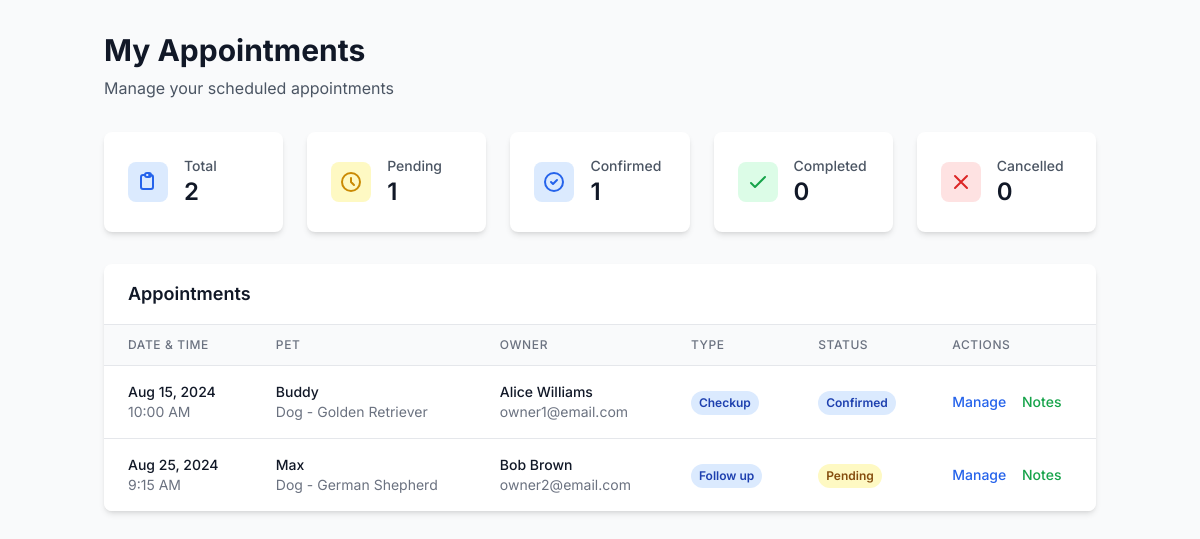
The app's page /manage_appointments.php (signed in) with its own data.
### tables this page shows
CREATE TABLE appointments (
    id INT AUTO_INCREMENT PRIMARY KEY,
    pet_id INT NOT NULL,
    veterinarian_id INT NOT NULL,
    owner_id INT NOT NULL,
    appointment_date DATETIME NOT NULL,
    duration_minutes INT DEFAULT 30,
    duration INT DEFAULT 30,  
    appointment_type ENUM('checkup', 'vaccination', 'emergency', 'surgery', 'consultation', 'follow_up') DEFAULT 'checkup',
    purpose TEXT,
    status ENUM('pending', 'confirmed', 'in_progress', 'completed', 'cancelled', 'no_show') DEFAULT 'pending',
    cancellation_reason TEXT,
    notes TEXT,
    reminder_sent BOOLEAN DEFAULT FALSE,
    cost DECIMAL(10,2),
    payment_status ENUM('pending', 'paid', 'overdue') DEFAULT 'pending',
    created_at TIMESTAMP DEFAULT CURRENT_TIMESTAMP,
    updated_at TIMESTAMP DEFAULT CURRENT_TIMESTAMP ON UPDATE CURRENT_TIMESTAMP,
    FOREIGN KEY (pet_id) REFERENCES pets(id) ON DELETE CASCADE,
    FOREIGN KEY (veterinarian_id) REFERENCES users(id) ON DELETE CASCADE,
    FOREIGN KEY (owner_id) REFERENCES users(id) ON DELETE CASCADE
);

CREATE TABLE pets (
    id INT AUTO_INCREMENT PRIMARY KEY,
    owner_id INT NOT NULL,
    name VARCHAR(100) NOT NULL,
    species VARCHAR(50) NOT NULL,
    breed VARCHAR(100),
    gender ENUM('male', 'female', 'unknown') DEFAULT 'unknown',
    dob DATE,
    weight DECIMAL(5,2),  
    color VARCHAR(100),
    microchip_id VARCHAR(50) UNIQUE,
    is_spayed_neutered BOOLEAN DEFAULT FALSE,
    allergies TEXT,
    medications TEXT,
    special_needs TEXT,
    notes TEXT,  
    emergency_contact VARCHAR(255),
    emergency_phone VARCHAR(20),
    photo_url VARCHAR(500),
    is_active BOOLEAN DEFAULT TRUE,
    created_at TIMESTAMP DEFAULT CURRENT_TIMESTAMP,
    updated_at TIMESTAMP DEFAULT CURRENT_TIMESTAMP ON UPDATE CURRENT_TIMESTAMP,
    FOREIGN KEY (owner_id) REFERENCES users(id) ON DELETE CASCADE
);

CREATE TABLE users (
    id INT AUTO_INCREMENT PRIMARY KEY,
    email VARCHAR(255) UNIQUE NOT NULL,
    password VARCHAR(255) NOT NULL,
    role ENUM('pet_owner', 'veterinarian', 'admin') DEFAULT 'pet_owner',
    name VARCHAR(255),  
    first_name VARCHAR(100) NOT NULL,
    last_name VARCHAR(100) NOT NULL,
    phone VARCHAR(20),
    address TEXT,
    city VARCHAR(100),
    state VARCHAR(50),
    zip_code VARCHAR(10),
    bio TEXT,
    emergency_contact VARCHAR(255),
    emergency_phone VARCHAR(20),
    is_active BOOLEAN DEFAULT TRUE,
    email_verified BOOLEAN DEFAULT FALSE,
    last_login TIMESTAMP NULL,
    notification_preferences JSON,
    privacy_settings JSON,
    deletion_requested BOOLEAN DEFAULT FALSE,
    deletion_reason TEXT,
    deletion_requested_at TIMESTAMP NULL,
    created_at TIMESTAMP DEFAULT CURRENT_TIMESTAMP,
    updated_at TIMESTAMP DEFAULT CURRENT_TIMESTAMP ON UPDATE CURRENT_TIMESTAMP
);

### manage_appointments.php (the view, shortened to what this page needs)
<?php
require_once 'db.php';
$user_id = $_SESSION['user_id'];
$user_role = $_SESSION['role'];
if ($user_role === 'veterinarian') {
    $appointments_query = "
        SELECT a.*,
               p.name as pet_name, p.species, p.breed,
               u.first_name, u.last_name, u.email, u.phone,
               vet.first_name as vet_first_name, vet.last_name as vet_last_name
        FROM appointments a
        JOIN pets p ON a.pet_id = p.id
        JOIN users u ON a.owner_id = u.id
        JOIN users vet ON a.veterinarian_id = vet.id
        WHERE a.veterinarian_id = ?
        ORDER BY a.appointment_date ASC, a.status ASC
    ";
    $stmt = $conn->prepare($appointments_query);
    $stmt->bind_param("i", $user_id);
}
$stmt->execute();
$appointments = $stmt->get_result()->fetch_all(MYSQLI_ASSOC);
if ($user_role === 'veterinarian') {
    $stats_query = "
        SELECT
            COUNT(*) as total,
            SUM(CASE WHEN status = 'pending' THEN 1 ELSE 0 END) as pending,
            SUM(CASE WHEN status = 'confirmed' THEN 1 ELSE 0 END) as confirmed,
            SUM(CASE WHEN status = 'completed' THEN 1 ELSE 0 END) as completed,
            SUM(CASE WHEN status = 'cancelled' THEN 1 ELSE 0 END) as cancelled
        FROM appointments
        WHERE veterinarian_id = ?
    ";
    $stats_stmt = $conn->prepare($stats_query);
    $stats_stmt->bind_param("i", $user_id);
}
$stats_stmt->execute();
$stats = $stats_stmt->get_result()->fetch_assoc();
?>
<!DOCTYPE html>
<html lang="en">
<head>
    <script src="https://cdn.tailwindcss.com"></script>
</head>
<body class="bg-gray-50">
    <div class="container mx-auto px-4 py-8">
        <div class="mb-8">
            <h1 class="text-3xl font-bold text-gray-900 mb-2">
                <?php echo $user_role === 'admin' ? 'All Appointments' : 'My Appointments'; ?>
            </h1>
            <p class="text-gray-600">
                <?php echo $user_role === 'admin' ? 'Manage all appointments in the system' : 'Manage your scheduled appointments'; ?>
            </p>
        </div>
        <div class="grid grid-cols-1 md:grid-cols-5 gap-6 mb-8">
            <div class="bg-white rounded-lg shadow-md p-6">
                <div class="flex items-center">
                    <div class="p-2 bg-blue-100 rounded-lg">
                        <svg class="w-6 h-6 text-blue-600" fill="none" stroke="currentColor" viewBox="0 0 24 24">
                            <path stroke-linecap="round" stroke-linejoin="round" stroke-width="2" d="M9 5H7a2 2 0 00-2 2v10a2 2 0 002 2h8a2 2 0 002-2V7a2 2 0 00-2-2h-2M9 5a2 2 0 002 2h2a2 2 0 002-2M9 5a2 2 0 012-2h2a2 2 0 012 2"></path>
                        </svg>
                    </div>
                    <div class="ml-4">
                        <p class="text-sm font-medium text-gray-600">Total</p>
                        <p class="text-2xl font-semibold text-gray-900"><?php echo $stats['total']; ?></p>
                    </div>
                </div>
            </div>
            <div class="bg-white rounded-lg shadow-md p-6">
                <div class="flex items-center">
                    <div class="p-2 bg-yellow-100 rounded-lg">
                        <svg class="w-6 h-6 text-yellow-600" fill="none" stroke="currentColor" viewBox="0 0 24 24">
                            <path stroke-linecap="round" stroke-linejoin="round" stroke-width="2" d="M12 8v4l3 3m6-3a9 9 0 11-18 0 9 9 0 0118 0z"></path>
                        </svg>
                    </div>
                    <div class="ml-4">
                        <p class="text-sm font-medium text-gray-600">Pending</p>
                        <p class="text-2xl font-semibold text-gray-900"><?php echo $stats['pending']; ?></p>
                    </div>
                </div>
            </div>
            <div class="bg-white rounded-lg shadow-md p-6">
                <div class="flex items-center">
                    <div class="p-2 bg-blue-100 rounded-lg">
                        <svg class="w-6 h-6 text-blue-600" fill="none" stroke="currentColor" viewBox="0 0 24 24">
                            <path stroke-linecap="round" stroke-linejoin="round" stroke-width="2" d="M9 12l2 2 4-4m6 2a9 9 0 11-18 0 9 9 0 0118 0z"></path>
                        </svg>
                    </div>
                    <div class="ml-4">
                        <p class="text-sm font-medium text-gray-600">Confirmed</p>
                        <p class="text-2xl font-semibold text-gray-900"><?php echo $stats['confirmed']; ?></p>
                    </div>
                </div>
            </div>
            <div class="bg-white rounded-lg shadow-md p-6">
                <div class="flex items-center">
                    <div class="p-2 bg-green-100 rounded-lg">
                        <svg class="w-6 h-6 text-green-600" fill="none" stroke="currentColor" viewBox="0 0 24 24">
                            <path stroke-linecap="round" stroke-linejoin="round" stroke-width="2" d="M5 13l4 4L19 7"></path>
                        </svg>
                    </div>
                    <div class="ml-4">
                        <p class="text-sm font-medium text-gray-600">Completed</p>
                        <p class="text-2xl font-semibold text-gray-900"><?php echo $stats['completed']; ?></p>
                    </div>
                </div>
            </div>
            <div class="bg-white rounded-lg shadow-md p-6">
                <div class="flex items-center">
                    <div class="p-2 bg-red-100 rounded-lg">
                        <svg class="w-6 h-6 text-red-600" fill="none" stroke="currentColor" viewBox="0 0 24 24">
                            <path stroke-linecap="round" stroke-linejoin="round" stroke-width="2" d="M6 18L18 6M6 6l12 12"></path>
                        </svg>
                    </div>
                    <div class="ml-4">
                        <p class="text-sm font-medium text-gray-600">Cancelled</p>
                        <p class="text-2xl font-semibold text-gray-900"><?php echo $stats['cancelled']; ?></p>
                    </div>
                </div>
            </div>
        </div>
        <div class="bg-white rounded-lg shadow-md overflow-hidden">
            <div class="px-6 py-4 border-b border-gray-200">
                <h2 class="text-lg font-semibold text-gray-900">Appointments</h2>
            </div>
            <?php if (empty($appointments)): ?>
            <div class="px-6 py-8 text-center">
                <svg class="mx-auto h-12 w-12 text-gray-400 mb-4" fill="none" stroke="currentColor" viewBox="0 0 24 24">
                    <path stroke-linecap="round" stroke-linejoin="round" stroke-width="2" d="M9 5H7a2 2 0 00-2 2v10a2 2 0 002 2h8a2 2 0 002-2V7a2 2 0 00-2-2h-2M9 5a2 2 0 002 2h2a2 2 0 002-2M9 5a2 2 0 012-2h2a2 2 0 012 2"></path>
                </svg>
                <h3 class="text-lg font-medium text-gray-900 mb-2">No appointments found</h3>
                <p class="text-gray-500">
                    <?php echo $user_role === 'admin' ? 'No appointments have been scheduled yet.' : 'You don\'t have any appointments scheduled.'; ?>
                </p>
            </div>
            <?php else: ?>
            <div class="overflow-x-auto">
                <table class="min-w-full divide-y divide-gray-200">
                    <thead class="bg-gray-50">
                        <tr>
                            <th class="px-6 py-3 text-left text-xs font-medium text-gray-500 uppercase tracking-wider">Date & Time</th>
                            <th class="px-6 py-3 text-left text-xs font-medium text-gray-500 uppercase tracking-wider">Pet</th>
                            <th class="px-6 py-3 text-left text-xs font-medium text-gray-500 uppercase tracking-wider">Owner</th>
                            <th class="px-6 py-3 text-left text-xs font-medium text-gray-500 uppercase tracking-wider">Type</th>
                            <th class="px-6 py-3 text-left text-xs font-medium text-gray-500 uppercase tracking-wider">Status</th>
                            <th class="px-6 py-3 text-left text-xs font-medium text-gray-500 uppercase tracking-wider">Actions</th>
                        </tr>
                    </thead>
                    <tbody class="bg-white divide-y divide-gray-200">
                        <?php foreach ($appointments as $appointment): ?>
                        <tr class="hover:bg-gray-50">
                            <td class="px-6 py-4 whitespace-nowrap">
                                <div class="text-sm font-medium text-gray-900">
                                    <?php echo date('M j, Y', strtotime($appointment['appointment_date'])); ?>
                                </div>
                                <div class="text-sm text-gray-500">
                                    <?php echo date('g:i A', strtotime($appointment['appointment_date'])); ?>
                                </div>
                            </td>
                            <td class="px-6 py-4 whitespace-nowrap">
                                <div class="text-sm font-medium text-gray-900"><?php echo htmlspecialchars($appointment['pet_name']); ?></div>
                                <div class="text-sm text-gray-500"><?php echo htmlspecialchars($appointment['species'] . ' - ' . $appointment['breed']); ?></div>
                            </td>
                            <td class="px-6 py-4 whitespace-nowrap">
                                <div class="text-sm font-medium text-gray-900">
                                    <?php echo htmlspecialchars($appointment['first_name'] . ' ' . $appointment['last_name']); ?>
                                </div>
                                <div class="text-sm text-gray-500"><?php echo htmlspecialchars($appointment['email']); ?></div>
                            </td>
                            <td class="px-6 py-4 whitespace-nowrap">
                                <span class="inline-flex px-2 py-1 text-xs font-semibold rounded-full bg-blue-100 text-blue-800">
                                    <?php echo ucfirst(str_replace('_', ' ', $appointment['appointment_type'])); ?>
                                </span>
                            </td>
                            <td class="px-6 py-4 whitespace-nowrap">
                                <?php
                                $status_colors = [
                                    'pending' => 'bg-yellow-100 text-yellow-800',
                                    'confirmed' => 'bg-blue-100 text-blue-800',
                                    'in_progress' => 'bg-purple-100 text-purple-800',
                                    'completed' => 'bg-green-100 text-green-800',
                                    'cancelled' => 'bg-red-100 text-red-800',
                                    'no_show' => 'bg-gray-100 text-gray-800'
                                ];
                                $color = $status_colors[$appointment['status']] ?? 'bg-gray-100 text-gray-800';
                                ?>
                                <span class="inline-flex px-2 py-1 text-xs font-semibold rounded-full <?php echo $color; ?>">
                                    <?php echo ucfirst(str_replace('_', ' ', $appointment['status'])); ?>
                                </span>
                            </td>
                            <td class="px-6 py-4 whitespace-nowrap text-sm font-medium">
                                <button onclick="openModal(<?php echo $appointment['id']; ?>)" class="text-blue-600 hover:text-blue-900 mr-3">
                                    Manage
                                </button>
                                <button onclick="showNotes(<?php echo $appointment['id']; ?>)" class="text-green-600 hover:text-green-900">
                                    Notes
                                </button>
                            </td>
                        </tr>
                        <?php endforeach; ?>
                    </tbody>
                </table>
            </div>
            <?php endif; ?>
        </div>
    </div>
</body>
</html>

### manage_appointments.php (style rules this page uses)
body { font-family: 'Inter', sans-serif; }

### records on screen
appointments: appointment_date "Aug 15, 2024", appointment_date "10:00 AM", pet.name "Buddy", pet.breed "Dog - Golden Retriever", owner.last_name "Alice Williams", owner.email "owner1@email.com", appointment_type "Checkup", status "Confirmed"
appointments: appointment_date "Aug 25, 2024", appointment_date "9:15 AM", pet.name "Max", pet.breed "Dog - German Shepherd", owner.last_name "Bob Brown", owner.email "owner2@email.com", appointment_type "Follow up", status "Pending"

### other values on screen
$stats['total'] "2"
$stats['pending'] "1"
$stats['confirmed'] "1"
$stats['completed'] "0"
$stats['cancelled'] "0"
